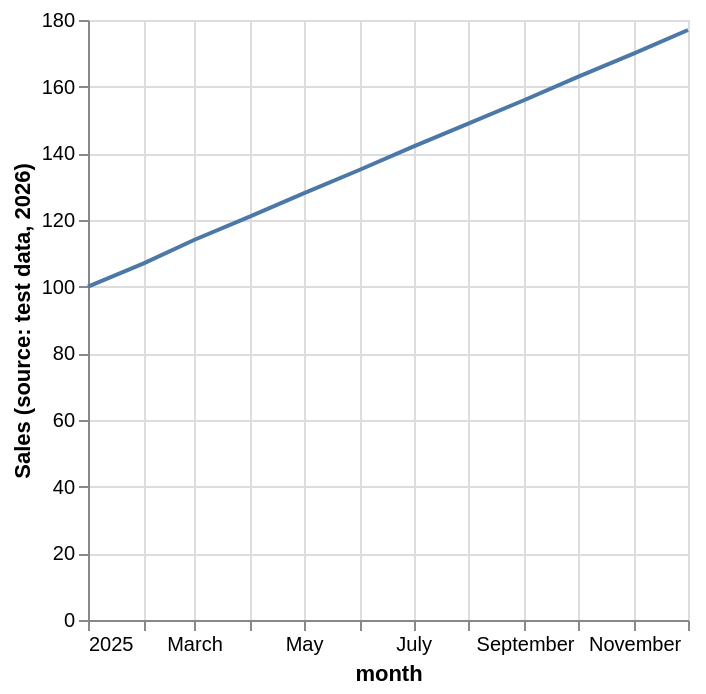

The Vega-Lite source for this figure:
### Vega-Lite specification from a JSON file in a GitHub repository (floating-point values rounded to 4 significant figures)
{"mark": "line", "data": {"values": [{"month": "2025-01-01", "sales": 100}, {"month": "2025-02-01", "sales": 107}, {"month": "2025-03-01", "sales": 114}, {"month": "2025-04-01", "sales": 121}, {"month": "2025-05-01", "sales": 128}, {"month": "2025-06-01", "sales": 135}, {"month": "2025-07-01", "sales": 142}, {"month": "2025-08-01", "sales": 149}, {"month": "2025-09-01", "sales": 156}, {"month": "2025-10-01", "sales": 163}, {"month": "2025-11-01", "sales": 170}, {"month": "2025-12-01", "sales": 177}]}, "encoding": {"x": {"field": "month", "type": "temporal"}, "y": {"field": "sales", "type": "quantitative", "title": "Sales (source: test data, 2026)"}}}
